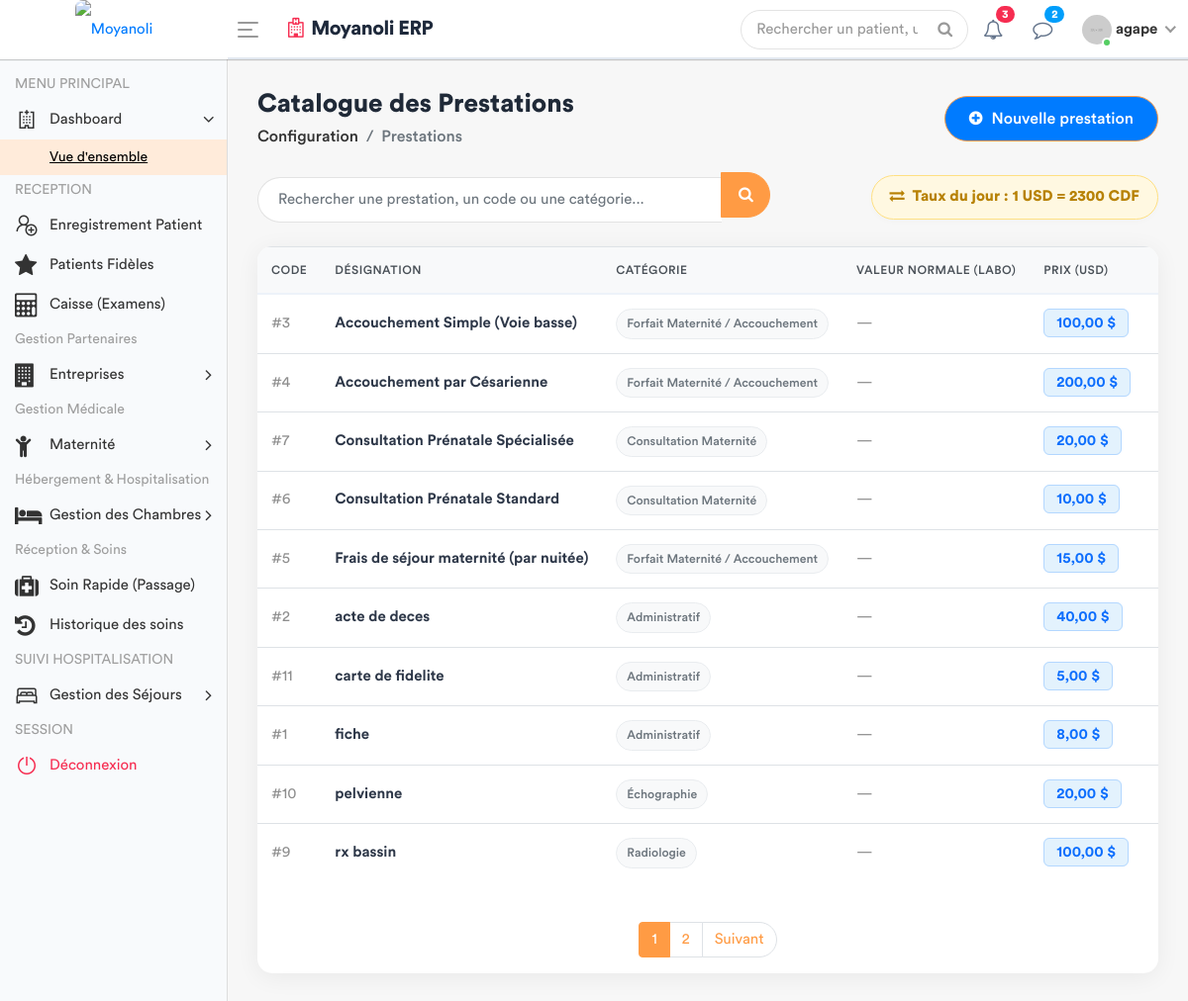
/prestations/ (signed in), run on an earlier commit of the app's database.
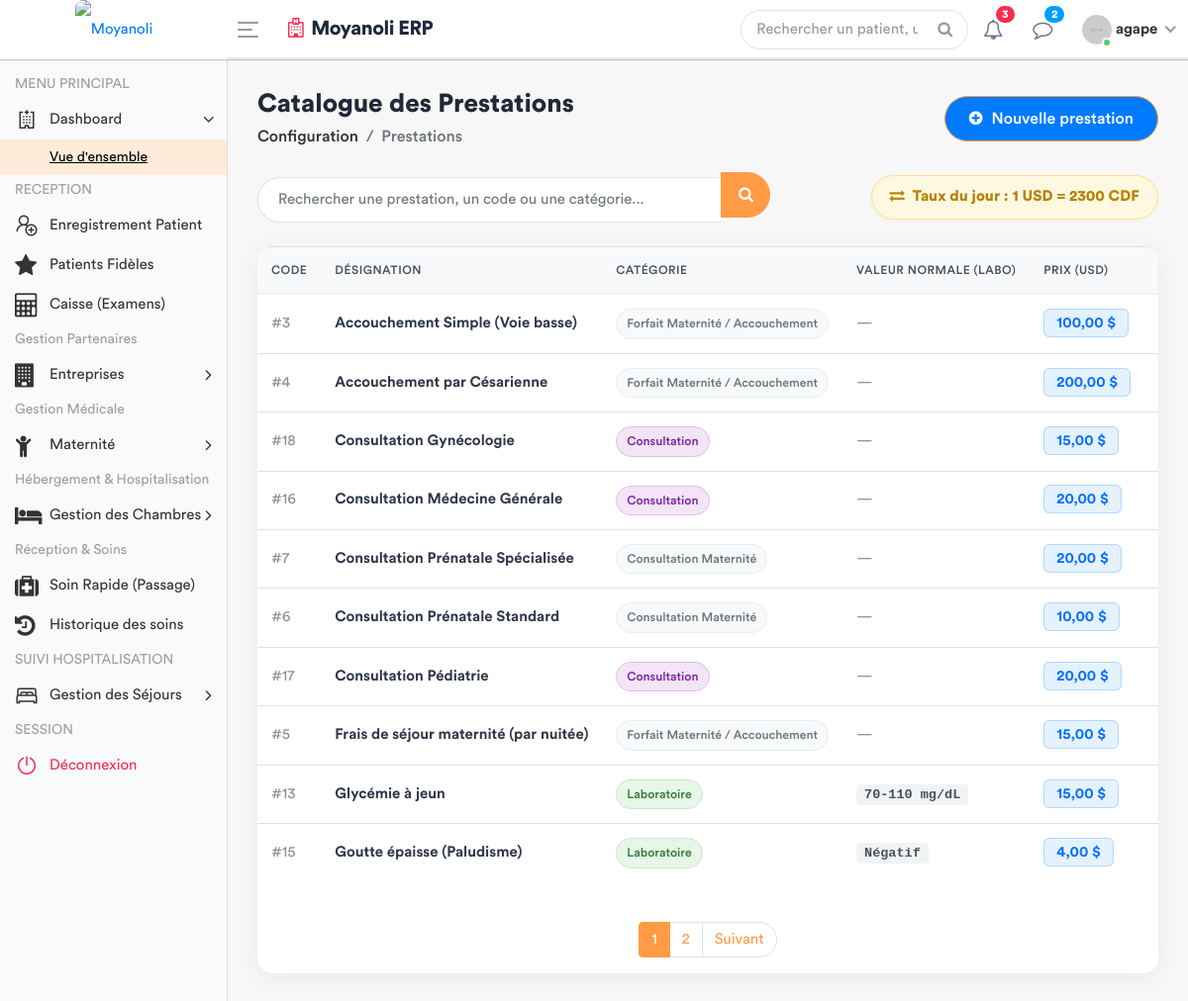
And on a later commit of the database.
### apps/models.py (models this page shows, shortened)
class Prestation(models.Model):
    CATEGORIES = [
        ('ADM', 'Administratif'),
        ('CONS', 'Consultation'),
        ('LABO', 'Laboratoire'),
        ('SOIN', 'Soins'),
        ('ECHO', 'Échographie'),
        ('RADIO', 'Radiologie'),
        ('MED', 'Acte Médical'),
        ('CHIR', 'Acte Chirurgical'),
        ('CONS_MAT', 'Consultation Maternité'), # Nouvelle catégorie
        ('MAT', 'Forfait Maternité / Accouchement'), # Catégorie existante
    ]
    libelle = models.CharField(max_length=200, verbose_name="Libellé")
    categorie = models.CharField(max_length=10, choices=CATEGORIES, verbose_name="Catégorie")
    prix = models.DecimalField(max_digits=10, decimal_places=2, default=Decimal('0.00'), verbose_name="Prix (USD)")
    valeur_normale = models.CharField(
        max_length=150, blank=True, null=True,
        verbose_name="Valeur Normale / Référence (Labo uniquement)",
        help_text="Ex: 70-110 mg/dl, Négatif, etc."
    )
    class Meta:
        verbose_name = "Prestation"
        verbose_name_plural = "Prestations"

### apps/views.py (the view)
# urls.py: path('prestations/', views.gestion_prestations, name='gestion_prestations'),
@login_required
def gestion_prestations(request):
    query = request.GET.get('q')
    if query:
        prestations_list = Prestation.objects.filter(
            Q(libelle__icontains=query) | Q(categorie__icontains=query)
        ).order_by('libelle')
    else:
        prestations_list = Prestation.objects.all().order_by('libelle')
    config = ConfigurationHopital.objects.first()
    taux = config.taux_usd_en_cdf if config else 2500.00
    paginator = Paginator(prestations_list, 10)
    page_number = request.GET.get('page')
    prestations_obj = paginator.get_page(page_number)
    for item in prestations_obj:
        item.prix_cdf = item.prix * taux
    if request.method == 'POST':
        form = PrestationForm(request.POST)
        if form.is_valid():
            form.save()
            messages.success(request, "La prestation a été ajoutée avec succès.")
            return redirect('gestion_prestations')
    else:
        form = PrestationForm()
    role = Fonction.objects.filter(userKey=request.user).first()
    fonctionKey = role.fonctionKey.roleName if role and role.fonctionKey else None
    categories_list = Prestation._meta.get_field('categorie').choices
    context = {
        'prestations': prestations_obj, # On passe l'objet paginé
        'form': form,
        'taux': taux,
        'fonctionKey': fonctionKey,
        'categories_list': categories_list, # Indispensable pour la boucle dans le modal
    }
    return render(request, 'back-end/prestation/list_prestation.html', context)

### apps/forms.py (shortened to what this page needs)
class PrestationForm(forms.ModelForm):
    class Meta:
        model = Prestation
        fields = ['libelle', 'categorie', 'prix', 'valeur_normale']
        widgets = {
            'libelle': forms.TextInput(attrs={'class': 'form-control', 'placeholder': 'Ex: Goutte Épaisse'}),
            'categorie': forms.Select(attrs={'class': 'form-control', 'id': 'id_categorie'}),
            'prix': forms.NumberInput(attrs={'class': 'form-control', 'step': '0.01'}),
            'valeur_normale': forms.TextInput(attrs={
                'class': 'form-control',
                'placeholder': 'Ex: 70-110 mg/dl ou Négatif',
                'id': 'id_valeur_normale'
            }),
        }

### apps/templates/back-end/prestation/list_prestation.html (shortened to what the changed rows need)
<!DOCTYPE html>
{% load static %}
<html lang="fr">
    <head>
        {% include 'back-end/includes/css.html' %}
    </head>
    <body>
        <div class="main-wrapper">
            <div class="page-wrapper">
                <div class="content container-fluid">
                    <div class="row">
                        <div class="col-md-12">
                            <div class="card card-table">
                                <div class="card-body p-0">
                                    <div class="table-responsive">
                                        <table class="table table-hover mb-0">
                                            <thead>
                                                <tr>
                                                    <th style="width: 80px;">Code</th>
                                                    <th>Désignation</th>
                                                    <th>Catégorie</th>
                                                    <th>Valeur Normale (Labo)</th>
                                                    <th>Prix (USD)</th>
                                                    <th>Prix (CDF)</th>
                                                </tr>
                                            </thead>
                                            <tbody>
                                                {% for item in prestations %}
                                                <tr>
                                                    <td><span class="text-muted">#{{ item.id }}</span></td>
                                                    <td><span style="font-weight: 600; color: #2d3748;">{{ item.libelle }}</span></td>
                                                    <td>
                                                        {% if item.categorie == 'LABO' %}
                                                            <span class="cat-badge cat-labo">{{ item.get_categorie_display }}</span>
                                                        {% elif item.categorie == 'CONS' or item.categorie == 'CONSULTATION' %}
                                                            <span class="cat-badge cat-consult">{{ item.get_categorie_display }}</span>
                                                        {% elif item.categorie == 'IMAG' or item.categorie == 'IMAGERIE' %}
                                                            <span class="cat-badge cat-imagerie">{{ item.get_categorie_display }}</span>
                                                        {% else %}
                                                            <span class="cat-badge cat-default">{{ item.get_categorie_display }}</span>
                                                        {% endif %}
                                                    </td>
                                                    <td>
                                                        {% if item.valeur_normale %}
                                                            <span class="text-valeur-normale">{{ item.valeur_normale }}</span>
                                                        {% else %}
                                                            <span class="text-muted">—</span>
                                                        {% endif %}
                                                    </td>
                                                    <td><span class="badge-usd">{{ item.prix }} $</span></td>
                                                    <td>
                                                    </td>
                                                </tr>
                                                {% endfor %}
                                            </tbody>
                                        </table>
                                    </div>
                                    {% if prestations.has_other_pages %}
                                    <div class="mt-4 p-3">
                                        <ul class="pagination justify-content-center mb-0">
                                            {% for i in prestations.paginator.page_range %}
                                                <li class="page-item {% if prestations.number == i %}active{% endif %}">
                                                    <a class="page-link" href="?page={{ i }}{% if request.GET.q %}&q={{ request.GET.q }}{% endif %}">{{ i }}</a>
                                                </li>
                                            {% endfor %}
                                        </ul>
                                    </div>
                                    {% endif %}
                                </div>
                            </div>
                        </div>
                    </div>
                </div>
            </div>
        </div>
    </body>
</html>

What changed in the data, as far as the page shows it:
no longer on this page (row unchanged): Prestation: id "2", libelle "acte de deces", categorie "Administratif", prix "40,00"
no longer on this page (row unchanged): Prestation: id "11", libelle "carte de fidelite", categorie "Administratif", prix "5,00"
no longer on this page (row unchanged): Prestation: id "1", libelle "fiche", categorie "Administratif", prix "8,00"
no longer on this page (row unchanged): Prestation: id "10", libelle "pelvienne", categorie "Échographie", prix "20,00"
no longer on this page (row unchanged): Prestation: id "9", libelle "rx bassin", categorie "Radiologie", prix "100,00"
added Prestation: id "18", libelle "Consultation Gynécologie", categorie "Consultation", prix "15,00"
added Prestation: id "16", libelle "Consultation Médecine Générale", categorie "Consultation", prix "20,00"
added Prestation: id "17", libelle "Consultation Pédiatrie", categorie "Consultation", prix "20,00"
added Prestation: id "13", libelle "Glycémie à jeun", categorie "Laboratoire", valeur_normale "70-110 mg/dL", prix "15,00"
added Prestation: id "15", libelle "Goutte épaisse (Paludisme)", categorie "Laboratoire", valeur_normale "Négatif", prix "4,00"
